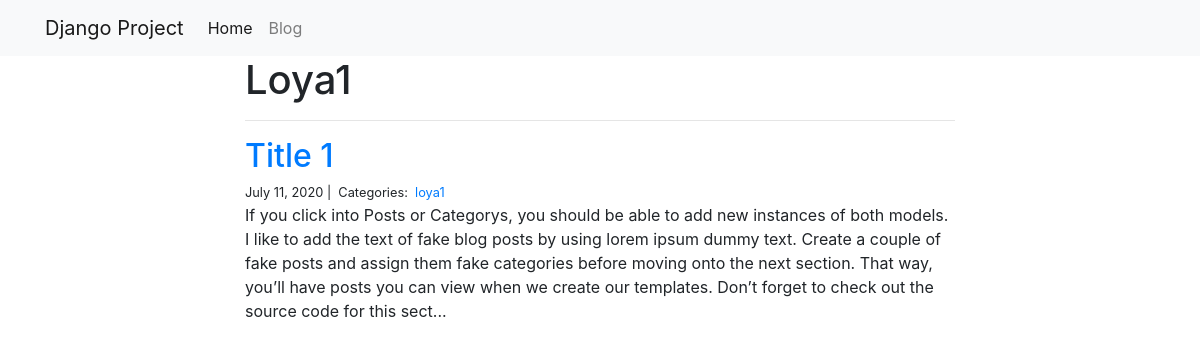
The page /blog/loya1/ on the database its author committed.
### blog/models.py (models this page shows)
class Category(models.Model):
    name = models.CharField(max_length=20)

class Post(models.Model):
    title = models.CharField(max_length=255)
    body = models.TextField()
    created_on = models.DateTimeField(auto_now_add=True)
    last_modified = models.DateTimeField(auto_now=True)
    categories = models.ManyToManyField('Category', related_name='posts')

### blog/views.py (the view)
# urls.py: path("<category>/", views.blog_category, name="blog_category"),
def blog_category(request, category):
    posts = Post.objects.filter(
        categories__name__contains=category
    ).order_by(
        '-created_on'
    )
    context = {
        "category": category,
        "posts": posts
    }
    return render(request, "blog_category.html", context)

### projectfolder/templates/blog_category.html
{% extends "base.html" %}
{% block page_content %}
<div class="col-md-8 offset-md-2">
    <h1>{{ category | title }}</h1>
    <hr>
    {% for post in posts %}
        <h2><a href="{% url 'blog_detail' post.pk%}">{{ post.title }}</a></h2>
        <small>
            {{ post.created_on.date }} |&nbsp;
            Categories:&nbsp;
            {% for category in post.categories.all %}
            <a href="{% url 'blog_category' category.name %}">
                {{ category.name }}
            </a>&nbsp;
            {% endfor %}
        </small>
        <p>{{ post.body | slice:":400" }}...</p>
    {% endfor %}
</div>
{% endblock %}

### rows shown on the page
Category: name "Loya1", name "loya1"
Post: title "Title 1", created_on "July 11, 2020", body "If you click into Posts or Categorys, you should be able to add new instances of both models. I like to add the text of fake blog posts by using lorem ipsum dummy text. Create a couple of fake posts and assign them fake categories before moving onto the next section. That way, you’ll have posts you can view when we create our templates. Don’t forget to check out the source code for this sect"
